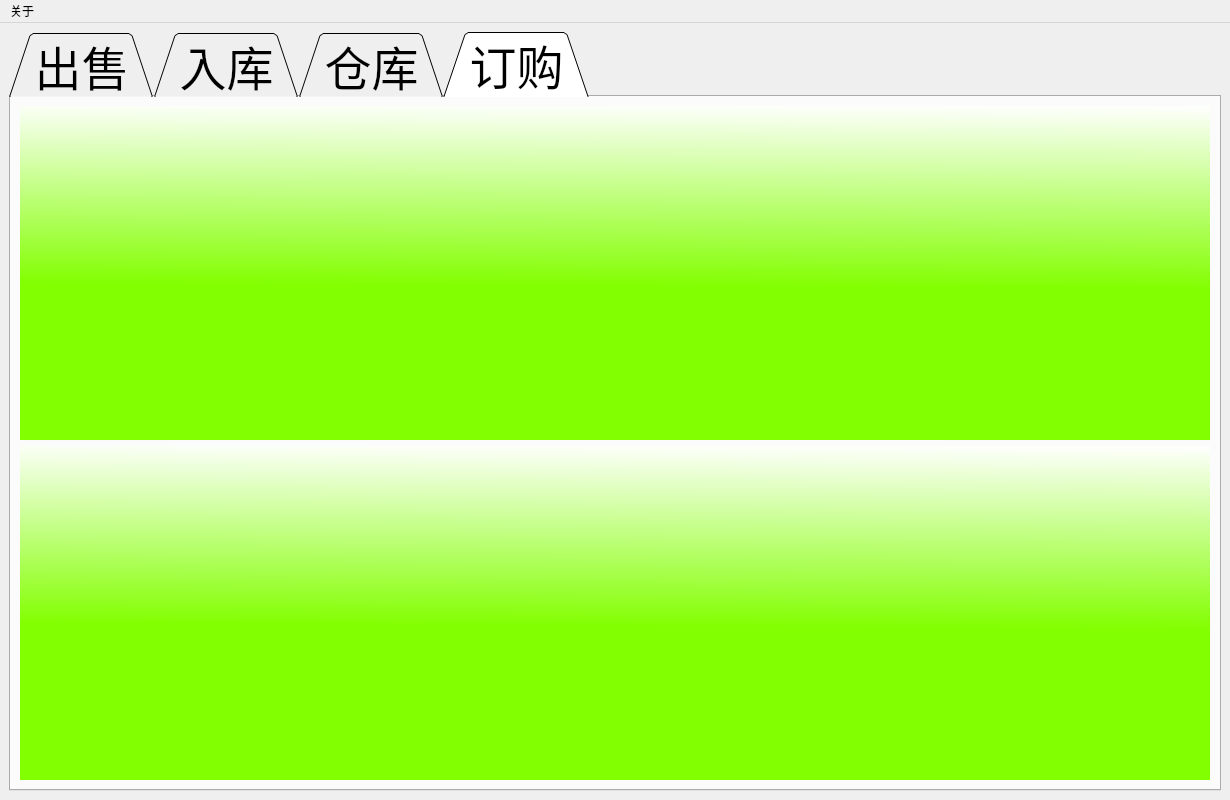
<?xml version="1.0" encoding="UTF-8"?>
<ui version="4.0">
 <class>MainWindow</class>
 <widget class="QMainWindow" name="MainWindow">
  <property name="geometry">
   <rect>
    <x>0</x>
    <y>0</y>
    <width>1230</width>
    <height>764</height>
   </rect>
  </property>
  <property name="windowTitle">
   <string>   掌柜的</string>
  </property>
  <property name="styleSheet">
   <string notr="true"/>
  </property>
  <widget class="QWidget" name="centralwidget">
   <layout class="QVBoxLayout" name="verticalLayout_2">
    <item>
     <widget class="QTabWidget" name="tabWidget">
      <property name="font">
       <font>
        <pointsize>35</pointsize>
       </font>
      </property>
      <property name="styleSheet">
       <string notr="true"/>
      </property>
      <property name="tabShape">
       <enum>QTabWidget::Triangular</enum>
      </property>
      <property name="currentIndex">
       <number>3</number>
      </property>
      <widget class="QWidget" name="tab">
       <property name="font">
        <font>
         <pointsize>25</pointsize>
        </font>
       </property>
       <attribute name="title">
        <string> 出售 </string>
       </attribute>
       <layout class="QGridLayout" name="gridLayout">
        <item row="0" column="1">
         <widget class="QLCDNumber" name="outPrice">
          <property name="minimumSize">
           <size>
            <width>500</width>
            <height>0</height>
           </size>
          </property>
          <property name="styleSheet">
           <string notr="true">background-color: rgb(158, 255, 153)</string>
          </property>
         </widget>
        </item>
        <item row="1" column="0" colspan="3">
         <widget class="QWidget" name="widget_5" native="true">
          <property name="minimumSize">
           <size>
            <width>0</width>
            <height>120</height>
           </size>
          </property>
          <layout class="QHBoxLayout" name="horizontalLayout">
           <item>
            <spacer name="horizontalSpacer">
             <property name="orientation">
              <enum>Qt::Horizontal</enum>
             </property>
             <property name="sizeType">
              <enum>QSizePolicy::Fixed</enum>
             </property>
             <property name="sizeHint" stdset="0">
              <size>
               <width>104</width>
               <height>20</height>
              </size>
             </property>
            </spacer>
           </item>
           <item>
            <widget class="QPushButton" name="pBClear">
             <property name="minimumSize">
              <size>
               <width>150</width>
               <height>70</height>
              </size>
             </property>
             <property name="maximumSize">
              <size>
               <width>150</width>
               <height>16777215</height>
              </size>
             </property>
             <property name="font">
              <font>
               <pointsize>30</pointsize>
               <weight>75</weight>
               <bold>true</bold>
              </font>
             </property>
             <property name="styleSheet">
              <string notr="true">background-color:rgb(216, 149, 55);</string>
             </property>
             <property name="text">
              <string>清零</string>
             </property>
            </widget>
           </item>
           <item>
            <spacer name="horizontalSpacer_2">
             <property name="orientation">
              <enum>Qt::Horizontal</enum>
             </property>
             <property name="sizeType">
              <enum>QSizePolicy::Fixed</enum>
             </property>
             <property name="sizeHint" stdset="0">
              <size>
               <width>100</width>
               <height>20</height>
              </size>
             </property>
            </spacer>
           </item>
           <item>
            <widget class="QLineEdit" name="lEBarCode">
             <property name="minimumSize">
              <size>
               <width>400</width>
               <height>100</height>
              </size>
             </property>
             <property name="autoFillBackground">
              <bool>true</bool>
             </property>
            </widget>
           </item>
           <item>
            <spacer name="horizontalSpacer_3">
             <property name="orientation">
              <enum>Qt::Horizontal</enum>
             </property>
             <property name="sizeType">
              <enum>QSizePolicy::Fixed</enum>
             </property>
             <property name="sizeHint" stdset="0">
              <size>
               <width>100</width>
               <height>20</height>
              </size>
             </property>
            </spacer>
           </item>
           <item>
            <widget class="QPushButton" name="pBSell">
             <property name="minimumSize">
              <size>
               <width>150</width>
               <height>70</height>
              </size>
             </property>
             <property name="maximumSize">
              <size>
               <width>150</width>
               <height>16777215</height>
              </size>
             </property>
             <property name="font">
              <font>
               <pointsize>30</pointsize>
               <weight>75</weight>
               <bold>true</bold>
              </font>
             </property>
             <property name="styleSheet">
              <string notr="true">background-color:rgb(0, 207, 0);</string>
             </property>
             <property name="text">
              <string>确定</string>
             </property>
            </widget>
           </item>
           <item>
            <spacer name="horizontalSpacer_4">
             <property name="orientation">
              <enum>Qt::Horizontal</enum>
             </property>
             <property name="sizeType">
              <enum>QSizePolicy::Fixed</enum>
             </property>
             <property name="sizeHint" stdset="0">
              <size>
               <width>100</width>
               <height>20</height>
              </size>
             </property>
            </spacer>
           </item>
          </layout>
         </widget>
        </item>
        <item row="0" column="0">
         <widget class="QTextEdit" name="tEReceipt">
          <property name="maximumSize">
           <size>
            <width>400</width>
            <height>16777215</height>
           </size>
          </property>
          <property name="font">
           <font>
            <pointsize>20</pointsize>
           </font>
          </property>
          <property name="styleSheet">
           <string notr="true">background-color: qlineargradient(spread:pad, x1:0.98, y1:0.96, x2:1, y2:0, stop:0.422886 rgba(130, 255, 0, 255), stop:1 rgba(255, 255, 255, 255));</string>
          </property>
         </widget>
        </item>
        <item row="0" column="2">
         <widget class="QWidget" name="widget_6" native="true">
          <property name="maximumSize">
           <size>
            <width>100</width>
            <height>16777215</height>
           </size>
          </property>
          <layout class="QVBoxLayout" name="verticalLayout_4">
           <item>
            <widget class="QLabel" name="label_14">
             <property name="font">
              <font>
               <pointsize>10</pointsize>
              </font>
             </property>
             <property name="text">
              <string>最大金额9999.9元</string>
             </property>
             <property name="textFormat">
              <enum>Qt::AutoText</enum>
             </property>
             <property name="alignment">
              <set>Qt::AlignLeading|Qt::AlignLeft|Qt::AlignTop</set>
             </property>
             <property name="wordWrap">
              <bool>true</bool>
             </property>
            </widget>
           </item>
           <item>
            <widget class="QLabel" name="label_10">
             <property name="font">
              <font>
               <pointsize>50</pointsize>
              </font>
             </property>
             <property name="text">
              <string>元</string>
             </property>
             <property name="alignment">
              <set>Qt::AlignBottom|Qt::AlignLeading|Qt::AlignLeft</set>
             </property>
            </widget>
           </item>
          </layout>
         </widget>
        </item>
       </layout>
      </widget>
      <widget class="QWidget" name="tab_2">
       <property name="font">
        <font>
         <pointsize>25</pointsize>
        </font>
       </property>
       <attribute name="title">
        <string> 入库 </string>
       </attribute>
       <layout class="QVBoxLayout" name="verticalLayout">
        <item>
         <widget class="QWidget" name="widget" native="true">
          <layout class="QGridLayout" name="gridLayout_2">
           <item row="1" column="0">
            <widget class="QLabel" name="label_2">
             <property name="font">
              <font>
               <pointsize>30</pointsize>
              </font>
             </property>
             <property name="text">
              <string>商品名</string>
             </property>
            </widget>
           </item>
           <item row="1" column="1">
            <widget class="QLineEdit" name="lECommodityName"/>
           </item>
           <item row="3" column="2">
            <widget class="QLabel" name="label_11">
             <property name="text">
              <string>元</string>
             </property>
            </widget>
           </item>
           <item row="3" column="3">
            <spacer name="horizontalSpacer_7">
             <property name="orientation">
              <enum>Qt::Horizontal</enum>
             </property>
             <property name="sizeType">
              <enum>QSizePolicy::Fixed</enum>
             </property>
             <property name="sizeHint" stdset="0">
              <size>
               <width>50</width>
               <height>50</height>
              </size>
             </property>
            </spacer>
           </item>
           <item row="0" column="4" rowspan="5">
            <widget class="QLabel" name="lPicture">
             <property name="minimumSize">
              <size>
               <width>450</width>
               <height>0</height>
              </size>
             </property>
             <property name="font">
              <font>
               <pointsize>30</pointsize>
              </font>
             </property>
             <property name="frameShape">
              <enum>QFrame::StyledPanel</enum>
             </property>
             <property name="text">
              <string>商品图片</string>
             </property>
             <property name="textFormat">
              <enum>Qt::AutoText</enum>
             </property>
             <property name="alignment">
              <set>Qt::AlignCenter</set>
             </property>
            </widget>
           </item>
           <item row="4" column="1">
            <widget class="QLineEdit" name="lEPriceIn"/>
           </item>
           <item row="0" column="1">
            <widget class="QLineEdit" name="lEBarCodeIn"/>
           </item>
           <item row="0" column="0">
            <widget class="QLabel" name="label">
             <property name="font">
              <font>
               <pointsize>30</pointsize>
              </font>
             </property>
             <property name="text">
              <string>商品条形码</string>
             </property>
            </widget>
           </item>
           <item row="3" column="0">
            <widget class="QLabel" name="label_4">
             <property name="font">
              <font>
               <pointsize>30</pointsize>
              </font>
             </property>
             <property name="text">
              <string>售价</string>
             </property>
            </widget>
           </item>
           <item row="3" column="1">
            <widget class="QLineEdit" name="lEPrice"/>
           </item>
           <item row="4" column="0">
            <widget class="QLabel" name="label_6">
             <property name="font">
              <font>
               <pointsize>30</pointsize>
              </font>
             </property>
             <property name="text">
              <string>进价</string>
             </property>
            </widget>
           </item>
           <item row="4" column="2">
            <widget class="QLabel" name="label_12">
             <property name="text">
              <string>元</string>
             </property>
            </widget>
           </item>
           <item row="2" column="0">
            <widget class="QLabel" name="label_13">
             <property name="font">
              <font>
               <pointsize>30</pointsize>
              </font>
             </property>
             <property name="text">
              <string>商品大类</string>
             </property>
            </widget>
           </item>
           <item row="2" column="1">
            <widget class="QComboBox" name="cBCommodityClass"/>
           </item>
          </layout>
         </widget>
        </item>
        <item>
         <widget class="QWidget" name="widget_2" native="true">
          <layout class="QVBoxLayout" name="verticalLayout_3">
           <property name="leftMargin">
            <number>0</number>
           </property>
           <property name="topMargin">
            <number>0</number>
           </property>
           <property name="rightMargin">
            <number>0</number>
           </property>
           <property name="bottomMargin">
            <number>0</number>
           </property>
           <item>
            <widget class="QWidget" name="widget_3" native="true">
             <property name="minimumSize">
              <size>
               <width>0</width>
               <height>100</height>
              </size>
             </property>
             <property name="maximumSize">
              <size>
               <width>16777215</width>
               <height>100</height>
              </size>
             </property>
             <property name="autoFillBackground">
              <bool>true</bool>
             </property>
             <widget class="QLabel" name="label_3">
              <property name="geometry">
               <rect>
                <x>10</x>
                <y>30</y>
                <width>251</width>
                <height>42</height>
               </rect>
              </property>
              <property name="font">
               <font>
                <pointsize>30</pointsize>
               </font>
              </property>
              <property name="text">
               <string>现有库存量</string>
              </property>
             </widget>
             <widget class="QSpinBox" name="sBCurrentCount">
              <property name="geometry">
               <rect>
                <x>280</x>
                <y>30</y>
                <width>165</width>
                <height>48</height>
               </rect>
              </property>
              <property name="maximum">
               <number>100000</number>
              </property>
             </widget>
             <widget class="QLabel" name="label_8">
              <property name="geometry">
               <rect>
                <x>460</x>
                <y>30</y>
                <width>126</width>
                <height>42</height>
               </rect>
              </property>
              <property name="text">
               <string>  增加</string>
              </property>
             </widget>
             <widget class="QSpinBox" name="sBAddCount">
              <property name="geometry">
               <rect>
                <x>600</x>
                <y>30</y>
                <width>165</width>
                <height>48</height>
               </rect>
              </property>
              <property name="maximum">
               <number>100000</number>
              </property>
             </widget>
             <widget class="QLabel" name="label_9">
              <property name="geometry">
               <rect>
                <x>800</x>
                <y>30</y>
                <width>126</width>
                <height>42</height>
               </rect>
              </property>
              <property name="text">
               <string>  减少</string>
              </property>
             </widget>
             <widget class="QSpinBox" name="sBMinusCount">
              <property name="geometry">
               <rect>
                <x>950</x>
                <y>30</y>
                <width>165</width>
                <height>48</height>
               </rect>
              </property>
              <property name="maximum">
               <number>100000</number>
              </property>
             </widget>
            </widget>
           </item>
           <item>
            <widget class="QWidget" name="widget_4" native="true">
             <layout class="QGridLayout" name="gridLayout_3">
              <item row="1" column="0">
               <widget class="QLabel" name="label_5">
                <property name="font">
                 <font>
                  <pointsize>30</pointsize>
                 </font>
                </property>
                <property name="text">
                 <string>累计出售总量</string>
                </property>
               </widget>
              </item>
              <item row="1" column="1">
               <widget class="QLineEdit" name="lETotalSales"/>
              </item>
              <item row="0" column="0">
               <widget class="QLabel" name="label_7">
                <property name="font">
                 <font>
                  <pointsize>30</pointsize>
                 </font>
                </property>
                <property name="text">
                 <string>折扣</string>
                </property>
               </widget>
              </item>
              <item row="0" column="1">
               <widget class="QLineEdit" name="lEDiscount"/>
              </item>
              <item row="0" column="4">
               <spacer name="horizontalSpacer_6">
                <property name="orientation">
                 <enum>Qt::Horizontal</enum>
                </property>
                <property name="sizeType">
                 <enum>QSizePolicy::Fixed</enum>
                </property>
                <property name="sizeHint" stdset="0">
                 <size>
                  <width>100</width>
                  <height>20</height>
                 </size>
                </property>
               </spacer>
              </item>
              <item row="1" column="3">
               <widget class="QPushButton" name="pBUpdate">
                <property name="font">
                 <font>
                  <pointsize>30</pointsize>
                 </font>
                </property>
                <property name="styleSheet">
                 <string notr="true">background-color:rgb(0, 191, 0)</string>
                </property>
                <property name="text">
                 <string>更新信息</string>
                </property>
               </widget>
              </item>
              <item row="2" column="3">
               <widget class="QPushButton" name="pBAddCommodity">
                <property name="font">
                 <font>
                  <pointsize>30</pointsize>
                 </font>
                </property>
                <property name="styleSheet">
                 <string notr="true">background-color:rgb(255, 113, 12)</string>
                </property>
                <property name="text">
                 <string>新增商品</string>
                </property>
               </widget>
              </item>
              <item row="0" column="2">
               <spacer name="horizontalSpacer_5">
                <property name="orientation">
                 <enum>Qt::Horizontal</enum>
                </property>
                <property name="sizeType">
                 <enum>QSizePolicy::Fixed</enum>
                </property>
                <property name="sizeHint" stdset="0">
                 <size>
                  <width>50</width>
                  <height>20</height>
                 </size>
                </property>
               </spacer>
              </item>
             </layout>
            </widget>
           </item>
          </layout>
         </widget>
        </item>
       </layout>
      </widget>
      <widget class="QWidget" name="tab_3">
       <property name="toolTipDuration">
        <number>0</number>
       </property>
       <attribute name="title">
        <string> 仓库 </string>
       </attribute>
       <layout class="QGridLayout" name="gridLayout_4">
        <item row="0" column="1">
         <widget class="QLineEdit" name="lESearch">
          <property name="enabled">
           <bool>true</bool>
          </property>
          <property name="text">
           <string/>
          </property>
         </widget>
        </item>
        <item row="0" column="7">
         <widget class="QPushButton" name="pBDelete">
          <property name="font">
           <font>
            <pointsize>30</pointsize>
           </font>
          </property>
          <property name="styleSheet">
           <string notr="true">background-color:rgb(232, 0, 0)</string>
          </property>
          <property name="text">
           <string>删除</string>
          </property>
         </widget>
        </item>
        <item row="0" column="5">
         <widget class="QPushButton" name="pBAdd">
          <property name="font">
           <font>
            <pointsize>30</pointsize>
           </font>
          </property>
          <property name="styleSheet">
           <string notr="true">background-color:rgb(0, 190, 0)</string>
          </property>
          <property name="text">
           <string>添加/更新</string>
          </property>
         </widget>
        </item>
        <item row="0" column="3">
         <widget class="QPushButton" name="pBRefresh">
          <property name="font">
           <font>
            <pointsize>30</pointsize>
           </font>
          </property>
          <property name="styleSheet">
           <string notr="true">background-color:rgb(253, 255, 134)</string>
          </property>
          <property name="text">
           <string>刷新</string>
          </property>
         </widget>
        </item>
        <item row="0" column="0">
         <spacer name="horizontalSpacer_8">
          <property name="orientation">
           <enum>Qt::Horizontal</enum>
          </property>
          <property name="sizeType">
           <enum>QSizePolicy::Fixed</enum>
          </property>
          <property name="sizeHint" stdset="0">
           <size>
            <width>400</width>
            <height>20</height>
           </size>
          </property>
         </spacer>
        </item>
        <item row="0" column="4">
         <spacer name="horizontalSpacer_10">
          <property name="orientation">
           <enum>Qt::Horizontal</enum>
          </property>
          <property name="sizeType">
           <enum>QSizePolicy::Fixed</enum>
          </property>
          <property name="sizeHint" stdset="0">
           <size>
            <width>40</width>
            <height>20</height>
           </size>
          </property>
         </spacer>
        </item>
        <item row="1" column="0" colspan="8">
         <widget class="QTableWidget" name="tWWarehouse">
          <property name="font">
           <font>
            <family>Arial</family>
            <pointsize>30</pointsize>
            <weight>50</weight>
            <italic>false</italic>
            <bold>false</bold>
           </font>
          </property>
          <property name="styleSheet">
           <string notr="true">background-color:rgb(191, 255, 191);
font: 30pt &quot;Arial&quot;;</string>
          </property>
         </widget>
        </item>
        <item row="0" column="6">
         <spacer name="horizontalSpacer_9">
          <property name="orientation">
           <enum>Qt::Horizontal</enum>
          </property>
          <property name="sizeType">
           <enum>QSizePolicy::Fixed</enum>
          </property>
          <property name="sizeHint" stdset="0">
           <size>
            <width>40</width>
            <height>20</height>
           </size>
          </property>
         </spacer>
        </item>
        <item row="0" column="2">
         <spacer name="horizontalSpacer_11">
          <property name="orientation">
           <enum>Qt::Horizontal</enum>
          </property>
          <property name="sizeType">
           <enum>QSizePolicy::Fixed</enum>
          </property>
          <property name="sizeHint" stdset="0">
           <size>
            <width>40</width>
            <height>20</height>
           </size>
          </property>
         </spacer>
        </item>
       </layout>
      </widget>
      <widget class="QWidget" name="tab_4">
       <attribute name="title">
        <string> 订购 </string>
       </attribute>
       <layout class="QVBoxLayout" name="verticalLayout_5">
        <item>
         <widget class="QLabel" name="tLWebView">
          <property name="font">
           <font>
            <family>Arial</family>
            <pointsize>36</pointsize>
            <weight>50</weight>
            <italic>true</italic>
            <bold>false</bold>
            <underline>true</underline>
           </font>
          </property>
          <property name="styleSheet">
           <string notr="true">background-color: qlineargradient(spread:pad, x1:0.98, y1:0.96, x2:1, y2:0, stop:0.422886 rgba(130, 255, 0, 255), stop:1 rgba(255, 255, 255, 255));
font: italic 36pt &quot;Arial&quot;;
text-decoration: underline;</string>
          </property>
          <property name="text">
           <string/>
          </property>
          <property name="alignment">
           <set>Qt::AlignCenter</set>
          </property>
         </widget>
        </item>
        <item>
         <widget class="QLabel" name="tLviewYC">
          <property name="styleSheet">
           <string notr="true">background-color: qlineargradient(spread:pad, x1:0.98, y1:0.96, x2:1, y2:0, stop:0.422886 rgba(130, 255, 0, 255), stop:1 rgba(255, 255, 255, 255));
font: italic 36pt &quot;Arial&quot;;
text-decoration: underline;</string>
          </property>
          <property name="text">
           <string/>
          </property>
          <property name="alignment">
           <set>Qt::AlignCenter</set>
          </property>
         </widget>
        </item>
       </layout>
      </widget>
     </widget>
    </item>
   </layout>
  </widget>
  <widget class="QMenuBar" name="menubar">
   <property name="geometry">
    <rect>
     <x>0</x>
     <y>0</y>
     <width>1230</width>
     <height>26</height>
    </rect>
   </property>
   <widget class="QMenu" name="menuinfo">
    <property name="title">
     <string>关于</string>
    </property>
    <addaction name="actionkfxx"/>
   </widget>
   <addaction name="menuinfo"/>
  </widget>
  <action name="actionkfxx">
   <property name="text">
    <string> 联系我们</string>
   </property>
  </action>
 </widget>
 <resources/>
 <connections/>
</ui>
